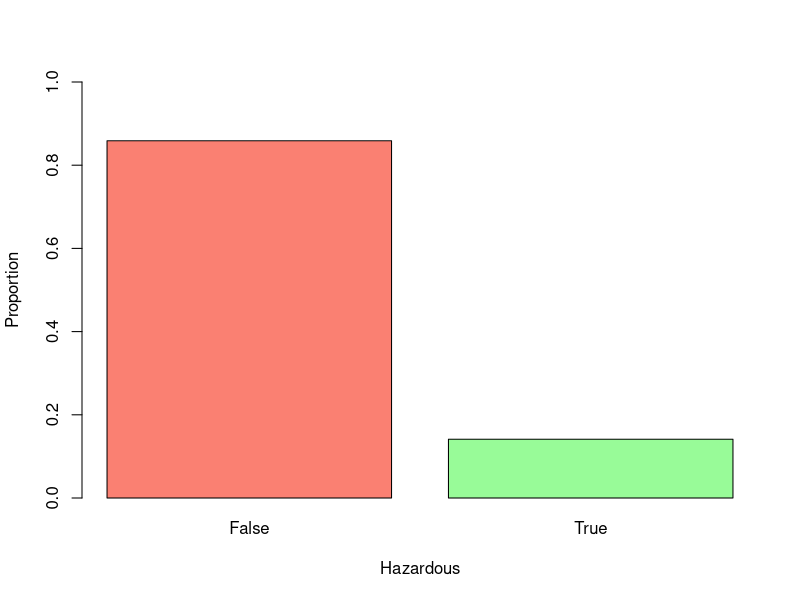
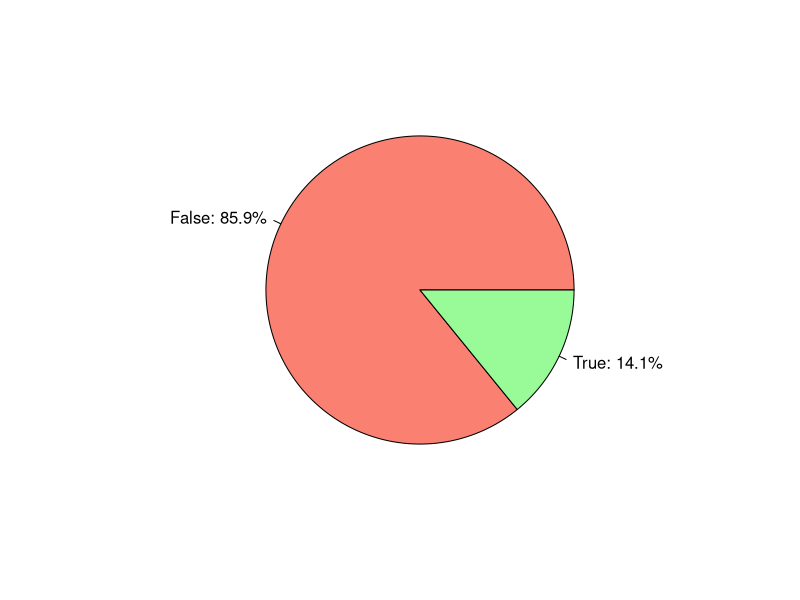

Generate these figures, in order, with R: (Note: this script raises an error after producing the figures.)
## ---- chunk 1
knitr::opts_chunk$set(echo = TRUE)
## ---- chunk 2
nasa <- read.csv("nasa.csv")
prop.hazardous <- prop.table(table(nasa$Hazardous))
prop.hazardous
## ---- chunk 3
barplot(prop.hazardous, xlab="Hazardous", ylab="Proportion", ylim=c(0, 1.0),
        col=c("salmon", "palegreen"))
## ---- chunk 4
count.hazardous <- table(nasa$Hazardous)
lbls <- paste(levels(as.factor(nasa$Hazardous)), ": ", 
              round(prop.hazardous,3)*100, "%", sep="")
pie(count.hazardous, labels=lbls, col=c("salmon", "palegreen"))
## ---- chunk 5
summary(nasa$Est.Dia.in.Miles.max.)
boxplot(nasa$Est.Dia.in.Miles.max.)
